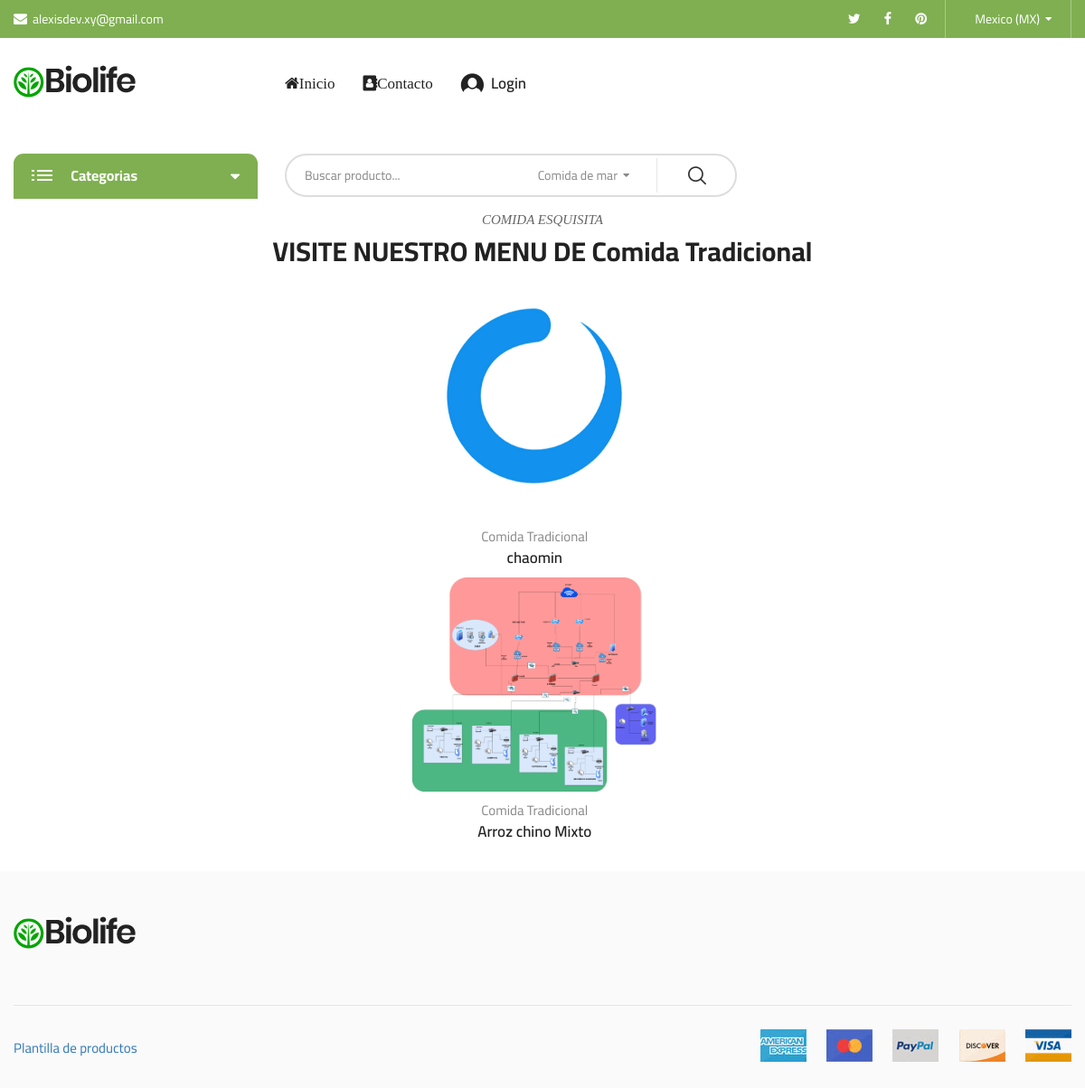
/blog/categoria/22/, run on the app's committed database.
### blogs/models.py (models this page shows, shortened)
class Category(models.Model):
    categoria_name = models.CharField(max_length=50, unique=True)
    create_at = models.DateTimeField(auto_now_add=True)
    update_at = models.DateTimeField(auto_now=True)
    class Meta:
        verbose_name = 'Categoria'
        verbose_name_plural = 'Categorias'
    def __str__(self):
        return f'{self.categoria_name}'

class Blog(models.Model):
    title = models.CharField(max_length=100)#
    slug = models.SlugField(max_length=150, unique=True, blank=True)
    category = models.ForeignKey(Category, on_delete=models.CASCADE)#
    author = models.ForeignKey(User, on_delete=models.CASCADE)
    feature_image = models.ImageField(upload_to='uploads/%Y/%m/%d')#
    short_description = models.TextField(max_length=500)#
    blog_body = models.TextField(max_length=2000)#
    status = models.TextField(max_length=20, choices=STATUS_CHOICES, default="Draft")
    is_featured = models.BooleanField(default=False)
    create_at = models.DateTimeField(auto_now_add=True)
    update_at = models.DateTimeField(auto_now=True)
    class Meta:
        verbose_name = 'Blog'
        verbose_name_plural = 'Blogs'

### blogs/views.py (the view)
# urls.py: path('categoria/<int:category_id>/', views.post_by_cagegory, name='posts_by_category'),
def post_by_cagegory(request, category_id):
    posts = Blog.objects.filter(status='Published', category=category_id)
    try:
        category = Category.objects.get(pk=category_id)
    except:
        return redirect('home')
    context = {
        'posts': posts,
        'category': category,
    }
    return render(request, 'posts_by_category.html', context)

### blogs/context_processors.py (called while the page is built)
def get_categories(request):
    categories = Category.objects.all()
    return dict(categories=categories)

### templates/posts_by_category.html (shortened to what this page needs)
{% extends 'base.html' %}
{% block content %}
<div class="page-contain">
    <div id="main-content" class="main-content">
        <div class="product-tab z-index-10 sm-margin-top-1px xs-margin-top-1px">
            <div class="container">
                <div class="biolife-title-box">
                    <span class="subtitle">COMIDA ESQUISITA</span>
                    <h3 class="main-title">VISITE NUESTRO MENU DE {{category}}</h3>
                </div>
                <div class="tab-content">
                    <div id="tab01_1st" class="tab-contain active">
                        <ul class="products-list biolife-carousel nav-center-02 nav-none-on-mobile eq-height-contain"
                            data-slick='{"rows":2 ,"arrows":true,"dots":false,"infinite":true,"speed":400,"slidesMargin":10,"slidesToShow":4, "responsive":[{"breakpoint":1200, "settings":{ "slidesToShow": 4}},{"breakpoint":992, "settings":{ "slidesToShow": 3, "slidesMargin":20}},{"breakpoint":768, "settings":{ "slidesToShow": 2, "slidesMargin":15}}]}'>
                            {% for post in posts %}
                            <li class="product-item">
                                <div class="contain-product layout-default">
                                    <div class="product-thumb">
                                        <a href="{% url 'blogs' post.slug %}" class="link-to-product">
                                            <img src="{{ post.feature_image.url }}" alt="Vegetables" width="270"
                                                height="270" class="product-thumnail">
                                        </a>
                                    </div>
                                    <div class="info">
                                        <b class="categories">{{post.category}}</b>
                                        <h4 class="product-title"><a href="{% url 'blogs' post.slug %}" class="pr-name">
                                                {{post.title}}</a></h4>
                                    </div>
                                </div>
                            </li>
                            {% endfor %}
                        </ul>
                    </div>
                </div>
            </div>
        </div>
    </div>
</div>
{% endblock %}

### data on the page
Category: categoria_name "Comida Tradicional"
Blog: feature_image (picture), category "Comida Tradicional", title "chaomin"
Blog: feature_image (picture), category "Comida Tradicional", title "Arroz chino Mixto"
